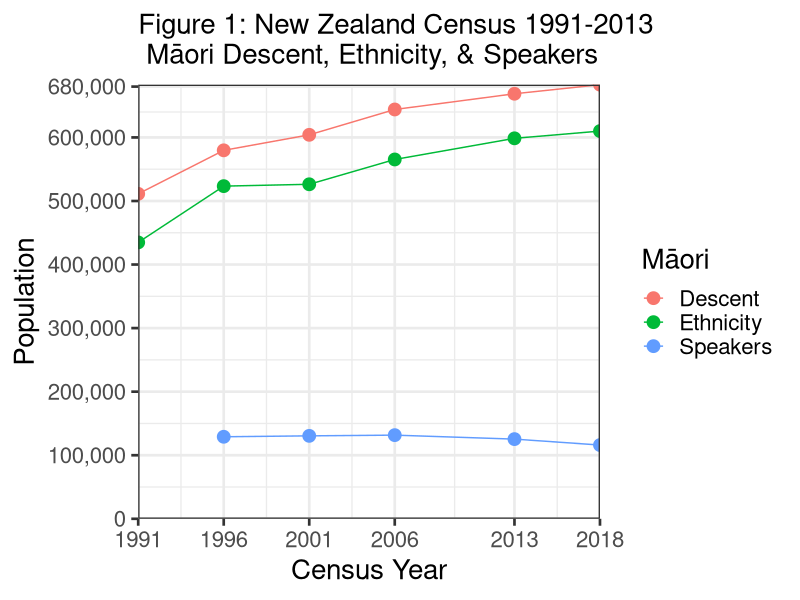
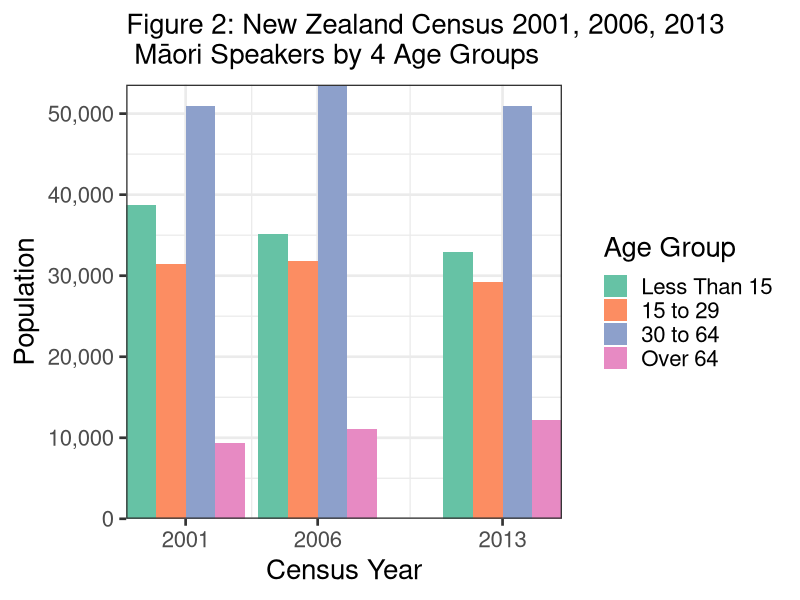
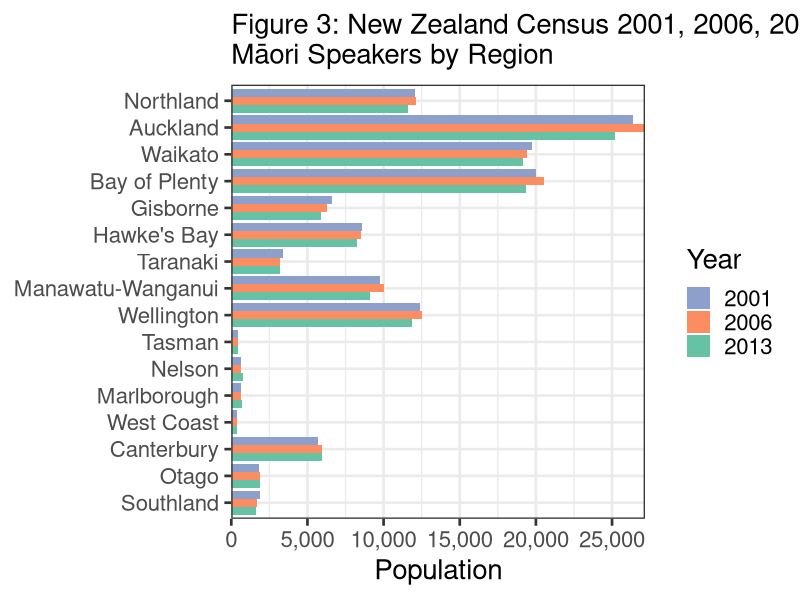
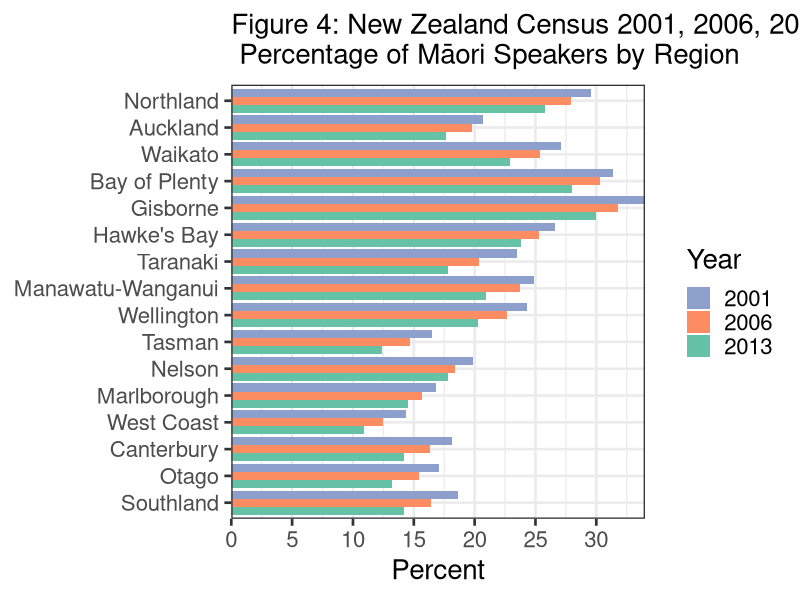
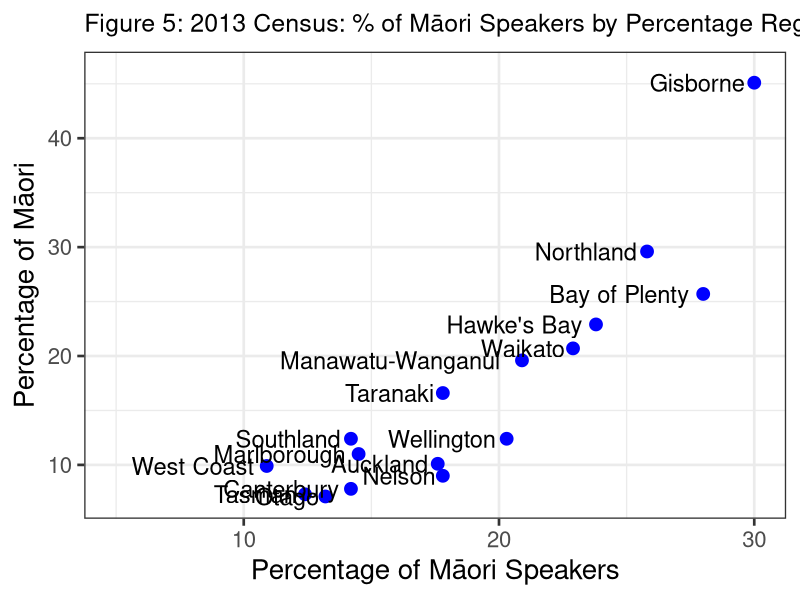
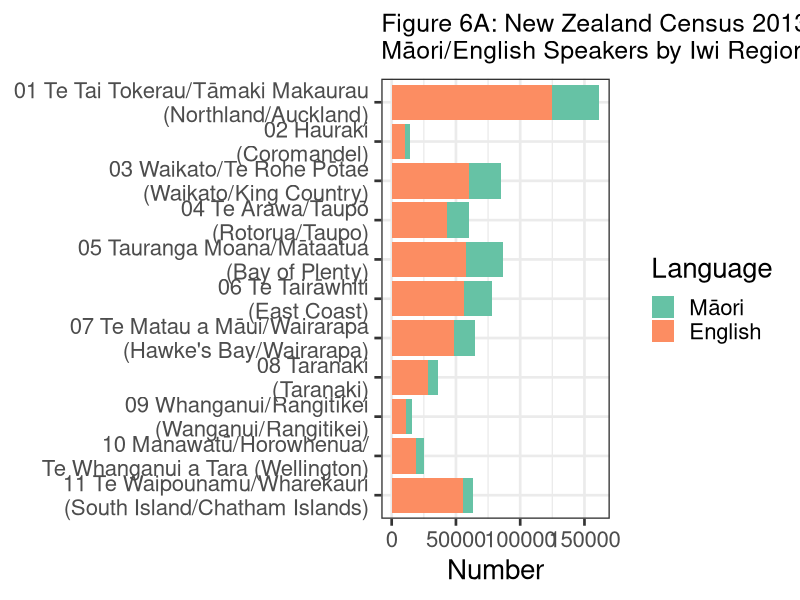
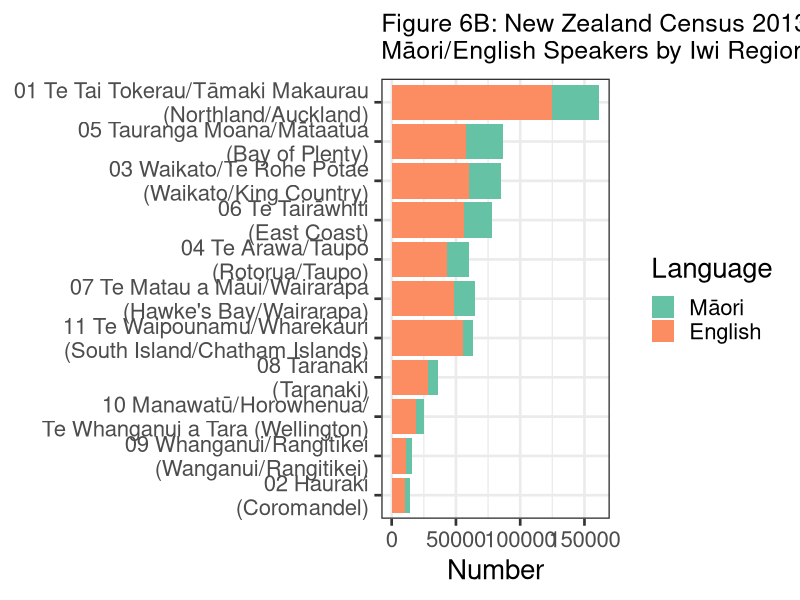
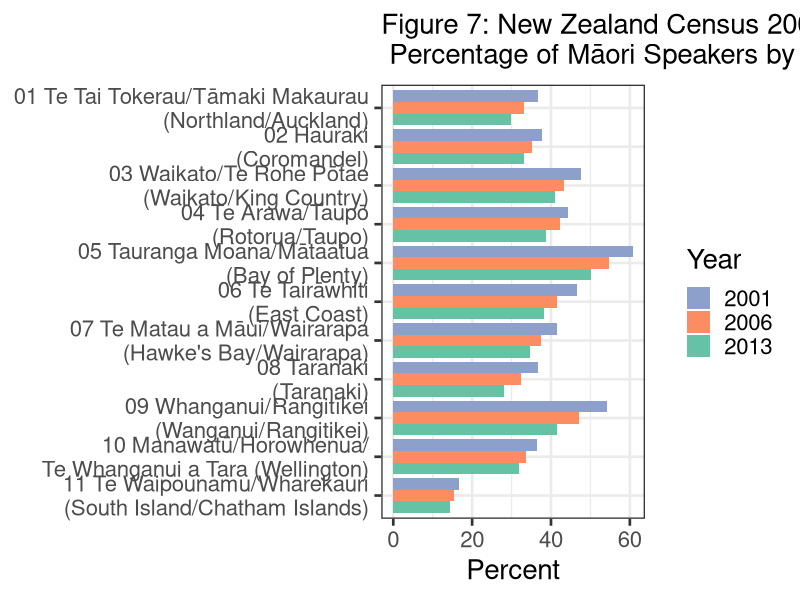

Here is the R script that generated these plots, in order:
# start R script #
# Maori Language stats from NZ Censuses, Peter J Keegan, updated 13 June 2015
# all data created in the script, self contained but not best way to do things.
# Done using OSX, if using Windows etc. check Unicode OK.
#
library(ggplot2)
library(reshape2)
library(scales)
#
#
# Section 1 Overview
# Create vectors of NZ Census (Maori) Data, with addition of my 2018 guestimates
#
Year <- c(1991, 1996, 2001, 2006, 2013, 2018)
Ethnicity <- c(434847, 523371, 526281, 565329, 598605, 610000)
Descent <- c(511278, 579714, 604110, 643977, 668724, 683000)
Speakers <- c(NA, 129048, 130482, 131613, 125352, 116000) # no lang. qu pre 1996
#
# Combine to R dataframe
#
d001 <- data.frame(Year, Descent, Ethnicity, Speakers)
#
rm(Descent, Ethnicity, Speakers, Year) # Get rid of redundant vectors
#
# Convert data from wide to long format and stack
#
d001a <- melt(d001, id.vars = "Year")
names(d001a) <- c("Year", "Maori", "Population")
#
# plot 1 1st attempt
#
# ggplot(d001a, aes(x=Year, y=Population, colour=Maori, group=Maori)) +
# geom_line() + geom_point(size=4)
#
# plot 1 Final
#
plot01a <- ggplot(d001a, aes(x = Year, y = Population, colour = Maori,
  group = Maori)) + labs(colour = "M\u0101ori")
plot01b <- plot01a + ggtitle(paste("Figure 1: New Zealand Census 1991-2013",
"\n M\u0101ori Descent, Ethnicity, & Speakers", sep = ""))
plot01c <- plot01b + geom_line() + geom_point(size = 4)
plot01d <- plot01c + scale_y_continuous(labels = comma,
  breaks = c(0, 100000, 200000, 300000, 400000, 500000, 600000, 680000),
  expand = c(0, 0))
plot01e <- plot01d + expand_limits(y = 0, x = 2018) + theme_bw(base_size = 20)
plot01f <- plot01e + scale_x_continuous(name = "Census Year",
  breaks = c(1991, 1996, 2001, 2006, 2013, 2018), expand = c(0, 0))
plot01f + theme (plot.title = element_text(size = 20))
#
#
rm(plot01a, plot01b, plot01c, plot01d, plot01e)
#
#
# Section 2 Maori Speakers by 4 age groups
#
# Create vectors of NZ Census Data, Maori speakers by age group by year
# (2001, 2006, 2013)
#
year <- c(2001, 2006, 2013)
lessthan15 <- c(38673, 35151, 32961)
age15to29 <- c(31479, 31860, 29232)
age30to64 <- c(50967, 53574, 50910)
over64 <- c(9363, 11031, 12249)
#
# Combine to dataframe
#
d002 <- data.frame(year, lessthan15, age15to29, age30to64, over64)
#
rm(year, lessthan15, age15to29, age30to64, over64) # delete redundant vectors
#
# Convert data from wide to long format
#
d002a <- melt(d002, id.vars = "year")
names(d002a) <- c("year", "agegroup", "pop")
#
# plot 2, 1st attempt
#
# plot02a <- ggplot(d002a, aes(x=year, y=pop, fill=agegroup)) +
# geom_bar(position="dodge", stat="identity")
# plot02a + theme_bw(base_size = 20) +
# ggtitle("Census: Maori language speakers by 4 Age Groups")
#
# change plot 2 colours
#
plot02a <- ggplot(d002a, aes(x = year, y = pop, fill = agegroup)) +
  geom_bar(position = "dodge", stat = "identity")
plot02b <- plot02a + scale_fill_brewer(palette = "Set2", name = "Age Group",
  labels = c("Less Than 15", "15 to 29", "30 to 64", "Over 64")) +
  theme_bw(base_size = 20)
plot02c <- plot02b + ggtitle(paste("Figure 2: New Zealand Census 2001, 2006, ",
"2013 \n M\u0101ori Speakers by 4 Age Groups", sep = ""))
plot02d <- plot02c + scale_y_continuous(name = "Population", labels = comma,
  breaks = c(0, 10000, 20000, 30000, 40000, 50000, 60000), expand = c(0, 0))
plot02e <- plot02d + scale_x_continuous(name = "Census Year",
  breaks = c(2001, 2006, 2013), expand = c(0, 0))
plot02e + theme (plot.title = element_text(size = 20))
#
rm(plot02a, plot02b, plot02c, plot02d)
#
#
# Section 3
#
# New Zealand Census, No. of Maori language speakers by Regions, 2001 to 2013
#
# Create vectors of Stats Regions
#
Rorder <- c(1, 2, 3, 4, 5, 6, 7, 8, 9, 10, 11, 12, 13, 14, 15, 16)
Region <- c("Northland", "Auckland", "Waikato", "Bay of Plenty", "Gisborne",
  "Hawke's Bay", "Taranaki", "Manawatu-Wanganui", "Wellington",
  "Tasman", "Nelson", "Marlborough", "West Coast", "Canterbury",
  "Otago", "Southland")
spr2001 <- c(12045, 26373, 19749, 19995, 6591, 8550, 3423, 9795, 12423, 459,
  639, 654, 366, 5712, 1800, 1872)
pop2001 <- c(40734, 127626, 72822, 63654, 19365, 32085, 14559, 39267, 51123,
  2778, 3219, 3894, 2547, 31635, 10545, 10038)
per2001 <- c(29.6, 20.7, 27.1, 31.4, 34, 26.6, 23.5, 24.9, 24.3, 16.5,
  19.9, 16.8, 14.4, 18.1, 17.1, 18.6)
spr2006 <- c(12141, 27162, 19422, 20508, 6276, 8493, 3216, 10047, 12552,
  450, 666, 669, 363, 5979, 1896, 1710)
pop2006 <- c(43530, 137133, 76572, 67662, 19761, 33555, 15798, 42285,
  55437, 3063, 3615, 4275, 2916, 36669, 12273, 10422)
per2006 <- c(27.89, 19.81, 25.36, 30.31, 31.76, 25.31, 20.36, 23.76,
  22.64, 14.69, 18.42, 15.65, 12.45, 16.31, 15.45, 16.41)
spr2013 <- c(11586, 25173, 19176, 19326, 5901, 8256, 3228, 9114, 11841,
  426, 741, 693, 345, 5958, 1902, 1647)
pop2013 <- c(44931, 142770, 83742, 68943, 19683, 34662, 18150, 43599,
  58338, 3441, 4167, 4776, 3171, 41910, 14385, 11607)
per2013 <- c(25.79, 17.63, 22.9, 28.03, 29.98, 23.82, 17.79, 20.9,
  20.3, 12.38, 17.78, 14.51, 10.88, 14.22, 13.22, 14.19)
#
d003 <- data.frame(Rorder, Region, spr2001, pop2001, per2001,
  spr2006, pop2006, per2006, spr2013, pop2013, per2013)
#
rm(Rorder, Region, spr2001, pop2001, per2001, spr2006, pop2006,
  per2006, spr2013, pop2013, per2013)
#
d003a <- d003[c(2, 9, 6, 3)]
#
d003b <- melt(d003a, id.vars = "Region")
names(d003b) <- c("Region", "Year", "Population")
#
# plot 3 1st basic, then improve
#
# plot03a <- ggplot(d003b, aes(x=Region, y=Population, fill=Year)) +
# geom_bar(position="dodge", stat="identity")
# plot03a + ggtitle("Census: Maori language speakers by Region") +
# theme_bw(base_size = 20)
#
# plot 3 change plot colours
#
# plot03ba <- ggplot(d003b, aes(x=Region, y=Population, fill=Year))
# plot03bb <- plot03ba + geom_bar(position="dodge", stat="identity") +
# coord_flip()
# plot03bc <- plot03bb + scale_fill_brewer(palette="Set2") +
# theme_bw(base_size = 19)
# plot03bc + ggtitle("Census: Maori language speakers by Region")
#
# plot 3 final plot, get order of regions right
#
plot03c <- ggplot(d003b, aes(x = Region, y = Population, fill = Year)) +
  geom_bar(position = "dodge", stat = "identity")
plot03d <- plot03c + coord_flip() + theme_bw(base_size = 20) +
  theme (plot.title = element_text(size=20))
plot03e <- plot03d + scale_fill_brewer(palette = "Set2",
  labels =c("2013", "2006", "2001"))
plot03f <- plot03e + ggtitle(paste("Figure 3: New Zealand Census 2001, 2006, ",
"2013\nM\u0101ori Speakers by Region", sep = ""))
plot03g <- plot03f + scale_x_discrete(limits = c("Southland", "Otago",
  "Canterbury", "West Coast", "Marlborough", "Nelson", "Tasman", "Wellington",
  "Manawatu-Wanganui", "Taranaki", "Hawke's Bay", "Gisborne",
  "Bay of Plenty", "Waikato", "Auckland", "Northland"))
plot03f <- plot03g + scale_y_continuous(labels = comma,
  breaks = c(0, 5000, 10000, 15000, 20000, 25000, 30000), expand = c(0, 0))
plot03f + guides(fill = guide_legend(reverse=TRUE)) +
  theme(axis.title.y = element_blank())
#
rm(plot03c, plot03d, plot03e, plot03f, plot03g)
#
#
# Section 4 #
#
# New Zealand Census % of Maori language speakers by Regions, 2001 to 2013
#
d004a <- d003[c(2, 11, 8, 5)]
#
d004b <- melt(d004a, id.vars = "Region")
names(d004b) <- c("Region", "Year", "Percent")
#
# plot 4, 1st basic then improve
#
# plot4a <- ggplot(d004b, aes(x=Region, y=Percent, fill=Year)) +
# geom_bar(position="dodge", stat="identity")
# plot4a + theme_bw(base_size = 16) +
# ggtitle("Census: % of Maori language speakers by Region") + coord_flip()
#
# plot 4 change plot colours
#
# plot04b <- ggplot(d004b, aes(x=Region, y=Percent, fill=Year)) +
# geom_bar(position="dodge", stat="identity")
# plot04bb <- cplot04b + scale_fill_brewer(palette="Set2") +
# theme_bw(base_size = 16) + coord_flip()
# plot04bb + ggtitle("Census: % Maori language speakers by Region")
#
# plot 4 add region labels
#
# plot04c <- ggplot(d004b, aes(x=Region, y=Percent, fill=Year)) +
# geom_bar(position="dodge", stat="identity")
# plot04d <- plot04c + scale_fill_brewer(palette="Set2") +
# theme_bw(base_size = 16)
# plot04e <- plot04d + ggtitle("Fig. 4: Census: % of Maori speakers by Region")
# plot04e + scale_x_discrete(limits=c("Southland", "Otago", "Canterbury",
# "West Coast", "Marlborough", "Nelson", "Tasman", "Wellington",
# "Manawatu-Wanganui", "Taranaki", "Hawke's Bay", "Gisborne",
# "Bay of Plenty", "Waikato", "Auckland", "Northland")) +
# theme(axis.title.y = element_blank())
#
# plot 4 Final, get legend labels correct and in order
#
plot04h <- ggplot(d004b, aes(x = Region, y = Percent, fill = Year)) +
  geom_bar(position = "dodge", stat = "identity")
plot04i <- plot04h + scale_fill_brewer(palette = "Set2",
  labels =c("2013", "2006", "2001")) + coord_flip()
plot04j <- plot04i + theme_bw(base_size = 20)
plot04k <- plot04j + ggtitle(paste("Figure 4: New Zealand Census 2001, 2006, ",
"2013\n Percentage of M\u0101ori Speakers by Region", sep = ""))
plot04l <- plot04k + scale_x_discrete(limits = c("Southland", "Otago",
  "Canterbury", "West Coast", "Marlborough", "Nelson", "Tasman", "Wellington",
  "Manawatu-Wanganui", "Taranaki", "Hawke's Bay", "Gisborne", "Bay of Plenty",
  "Waikato", "Auckland", "Northland"))
plot04m <- plot04l + theme(axis.title.y = element_blank())
plot04n <- plot04m + scale_y_continuous(breaks = c(0, 5, 10, 15, 20, 25, 30,
  35), expand = c(0, 0))
plot04o <- plot04n + guides(fill = guide_legend(reverse = TRUE))
plot04o + theme (plot.title = element_text(size = 20))
#
rm(plot04h, plot04i, plot04j, plot04k, plot04l, plot04m, plot04n)
#
# Section 5 #
#
# NZ Census Data % of Maori speakers by Regions vs. % of total Regional pop.2013
#
# Create vectors of NZ Census Data for 2013
#
Region <- c("Northland", "Auckland", "Waikato", "Bay of Plenty", "Gisborne",
  "Hawke's Bay", "Taranaki", "Manawatu-Wanganui", "Wellington", "Tasman",
  "Nelson", "Marlborough", "West Coast", "Canterbury", "Otago",
  "Southland")
PerSpkr13 <- c(25.8, 17.6, 22.9, 28.0, 30.0, 23.8, 17.8, 20.9, 20.3,
  12.4, 17.8, 14.5, 10.9, 14.2, 13.2, 14.2)
PerPop13 <- c(29.6, 10.1, 20.7, 25.7, 45.1, 22.9, 16.6, 19.6, 12.4,
  7.3, 9.0, 11.0, 9.9, 7.8, 7.1, 12.4)
#
# Combine to dataframe
#
d005 <- data.frame(Region, PerSpkr13, PerPop13)
#
rm(Region, PerSpkr13, PerPop13)
#
#
#
# plot 5, basic then improve
#
# plot05 <- ggplot(d005, aes(x=PerSpkr13, y=PerPop13, fill=Region)) +
# geom_point() + theme_bw(base_size = 16)
# plot05 + ggtitle("2013 Census: % Speakers by % of Region Pop.")
#
# plot 5 - add labels, hide key
#
# plot5a <- ggplot(d005, aes(x=PerSpkr13, y=PerPop13, fill=Region)) +
# geom_point() + theme_bw(base_size = 16)
# plot5b <- plot5a + geom_text(aes(label=Region), hjust=1.1, vjust=.5, size=6) +
# xlim(5,40)+ ylim(5,50)
# plot5b + guides(fill=FALSE) +
# ggtitle("2013 Census: Maori % Speakers by % of Region Pop.")
#
# Plot 5, final R plot
#
plot05c <- ggplot(d005, aes(x = PerSpkr13, y = PerPop13, fill = Region)) +
  geom_point(colour = "blue", size = 4)
plot05d <- plot05c + theme_bw(base_size = 20) + guides(fill=FALSE)
plot05e <- plot05d + ggtitle(paste("Figure 5: 2013 Census: % of M\u0101ori ",
"Speakers by Percentage Region Pop.", sep = ""))
plot05f <- plot05e + theme (plot.title = element_text(size = 18))
plot05g <- plot05f + geom_text(aes(label = Region), hjust = 1.1,
  vjust = .5, size = 6) + xlim(5, 30) + ylim(7, 46)
plot05g + xlab("Percentage of Māori Speakers") + ylab("Percentage of Māori")
#
rm(plot05c, plot05d, plot05e, plot05f)
#
# clean up plot 5 with Pixelmator (separate overlapping region labels) upload
#
# Section 6
#
# Create vectors of NZ Iwi-Region speakers of Maori for 2001, 2006, 2013
#
IwiRegion <- c("01 Te Tai Tokerau/Tāmaki Makaurau\n (Northland/Auckland)",
  "02 Hauraki\n (Coromandel)",
  "03 Waikato/Te Rohe Pōtae\n (Waikato/King Country)",
  "04 Te Arawa/Taupō\n (Rotorua/Taupo)",
  "05 Tauranga Moana/Mātaatua\n (Bay of Plenty)",
  "06 Te Tairāwhiti\n (East Coast)",
  "07 Te Matau a Māui/Wairarapa\n (Hawke's Bay/Wairarapa)",
  "08 Taranaki\n (Taranaki)",
  "09 Whanganui/Rangitīkei\n (Wanganui/Rangitikei)",
  "10 Manawatū/Horowhenua/\n Te Whanganui a Tara (Wellington)",
  "11 Te Waipounamu/Wharekauri\n (South Island/Chatham Islands)")
#
C2001M <- c(36012, 2508, 21954, 15708, 26454, 21429, 15696, 7149, 3990, 4569,
  6468)
C2001E <- c(98220, 6663, 46077, 35322, 43473, 45948, 37812, 19497, 7356,
  12525, 38856)
C2001T <- c(134232, 9171, 68031, 51030, 69927, 67377, 53508, 26646,
  11346, 17094, 45324)
C2001Per <- c(36.6, 37.6, 47.6, 44.4, 60.8, 46.6, 41.5, 36.6, 54.2, 36.4, 16.6)
C2006M <- c(39285, 3363, 22848, 16599, 28935, 23226, 17229, 7869, 4449,
  5295, 7710)
C2006E <- c(118527, 9504, 52665, 39063, 52947, 55809, 45966, 24234,
  9450, 15693, 49881)
C2006T <- c(157812, 12867, 75513, 55662, 81882, 79035, 63195, 32103,
  13899, 20988, 57591)
C2006Per <- c(33.1, 35.3, 43.3, 42.4, 54.6, 41.6, 37.4, 32.4, 47, 33.7, 15.4)
C2013M <- c(37140, 3492, 24666, 16743, 28890, 21588, 16680, 7842,
  4569, 6141, 7944)
C2013E <- c(124503, 10539, 60237, 43062, 57459, 56412, 48132, 27963,
  11001, 19287, 55284)
C2013T <- c(161643, 14031, 84903, 59805, 86349, 78000, 64812, 35805,
  15570, 25428, 63228)
C2013Per <- c(29.8, 33.1, 40.9, 38.8, 50.2, 38.2, 34.6, 28,
  41.5, 31.8, 14.3)
#
# Combine to dataframe
#
d006 <- data.frame(IwiRegion, C2001M, C2001E, C2001T, C2001Per, C2006M,
  C2006E, C2006T, C2006Per, C2013M, C2013E, C2013T, C2013Per)
rm(IwiRegion, C2001M, C2001E, C2001T, C2001Per, C2006M, C2006E, C2006T,
  C2006Per, C2013M, C2013E, C2013T, C2013Per)
#
d006a <- d006[c(1, 13, 9, 5)]
#
d006b <- melt(d006a, id.vars = "IwiRegion")
names(d006b) <- c("IwiRegion", "Year", "Percent")
#
d006c <- d006[c(1, 10, 11)]
d006d <- melt(d006c, id.vars = "IwiRegion")
names(d006d) <- c("IwiRegion", "Language", "Number")
#
# Plot 6
#
#
# plot06a <- ggplot(d006d, aes(x=IwiRegion, y=Number, fill=Language)) +
# geom_bar(stat="identity")
# plot06a+ theme_bw(base_size = 18) +
# ggtitle("Maori/English Speakers by Iwi Region") + coord_flip()
#
#
plot06b <- ggplot(d006d, aes(x = IwiRegion, y = Number, fill = Language)) +
  geom_bar(stat = "identity")
plot06c <- plot06b + ggtitle(paste("Figure 6A: New Zealand Census 2013\n",
"M\u0101ori/English Speakers by Iwi Region", sep = ""))
plot06d <- plot06c + theme_bw(base_size = 20) + coord_flip()
plot06e <- plot06d + theme (plot.title = element_text(size = 18))
plot06f <- plot06e + scale_fill_brewer(palette = "Set2",
  labels = c("Māori", "English"))
plot06f +
scale_x_discrete(limits = c("11 Te Waipounamu/Wharekauri\n (South Island/Chatham Islands)",
  "10 Manawatū/Horowhenua/\n Te Whanganui a Tara (Wellington)",
  "09 Whanganui/Rangitīkei\n (Wanganui/Rangitikei)",
  "08 Taranaki\n (Taranaki)",
  "07 Te Matau a Māui/Wairarapa\n (Hawke's Bay/Wairarapa)",
  "06 Te Tairāwhiti\n (East Coast)",
  "05 Tauranga Moana/Mātaatua\n (Bay of Plenty)",
  "04 Te Arawa/Taupō\n (Rotorua/Taupo)",
  "03 Waikato/Te Rohe Pōtae\n (Waikato/King Country)",
  "02 Hauraki\n (Coromandel)",
  "01 Te Tai Tokerau/Tāmaki Makaurau\n (Northland/Auckland)")) +
  theme(axis.title.y = element_blank())
#
rm(plot06b, plot06c, plot06d, plot06e)
#
# plot 6 reordered
#
plot06p <- ggplot(d006d, aes(x = IwiRegion, y = Number, fill = Language)) +
  geom_bar(stat = "identity")
plot06q <- plot06p + ggtitle(paste("Figure 6B: New Zealand Census 2013 \n",
"M\u0101ori/English Speakers by Iwi Region", sep = ""))
plot06r <- plot06q + theme_bw(base_size = 20) + coord_flip() +
  theme(axis.title.y = element_blank())
plot06s <- plot06r + theme (plot.title = element_text(size = 18))
plot06t <- plot06s +
  scale_fill_brewer(palette = "Set2", labels =c("Māori", "English"))
plot06t + scale_x_discrete(limits =c("02 Hauraki\n (Coromandel)",
  "09 Whanganui/Rangitīkei\n (Wanganui/Rangitikei)",
  "10 Manawatū/Horowhenua/\n Te Whanganui a Tara (Wellington)",
  "08 Taranaki\n (Taranaki)",
  "11 Te Waipounamu/Wharekauri\n (South Island/Chatham Islands)",
  "07 Te Matau a Māui/Wairarapa\n (Hawke's Bay/Wairarapa)",
  "04 Te Arawa/Taupō\n (Rotorua/Taupo)",
  "06 Te Tairāwhiti\n (East Coast)",
  "03 Waikato/Te Rohe Pōtae\n (Waikato/King Country)",
  "05 Tauranga Moana/Mātaatua\n (Bay of Plenty)",
  "01 Te Tai Tokerau/Tāmaki Makaurau\n (Northland/Auckland)"))
#
rm(plot06p, plot06q, plot06r, plot06s)
#
# Section 7
# plot 7
#
# plot07 <- ggplot(d006b, aes(x=IwiRegion, y=Percent, fill=Year)) +
# geom_bar(position="dodge", stat="identity")
# plot07 + theme_bw(base_size = 16) +
# ggtitle("Census: Percentage of Maori language speakers by Iwi Region") +
# coord_flip()
#
plot07a <- ggplot(d006b, aes(x = IwiRegion, y = Percent, fill = Year)) +
  geom_bar(position = "dodge", stat = "identity")
plot07b <- plot07a + coord_flip() + theme_bw(base_size = 20)
plot07c <- plot07b +
  scale_fill_brewer(palette = "Set2", labels = c("2013", "2006", "2001"))
plot07d <- plot07c + ggtitle(paste("Figure 7: New Zealand Census 2001, 2006, ",
"2013\n Percentage of M\u0101ori Speakers by Iwi Region", sep = ""))
plot07e <- plot07d + theme (plot.title = element_text(size = 20))
plot07f <- plot07e +
  scale_x_discrete(limits = c("11 Te Waipounamu/Wharekauri\n (South Island/Chatham Islands)",
  "10 Manawatū/Horowhenua/\n Te Whanganui a Tara (Wellington)",
  "09 Whanganui/Rangitīkei\n (Wanganui/Rangitikei)",
  "08 Taranaki\n (Taranaki)",
  "07 Te Matau a Māui/Wairarapa\n (Hawke's Bay/Wairarapa)",
  "06 Te Tairāwhiti\n (East Coast)",
  "05 Tauranga Moana/Mātaatua\n (Bay of Plenty)",
  "04 Te Arawa/Taupō\n (Rotorua/Taupo)",
  "03 Waikato/Te Rohe Pōtae\n (Waikato/King Country)",
  "02 Hauraki\n (Coromandel)",
  "01 Te Tai Tokerau/Tāmaki Makaurau\n (Northland/Auckland)"))
plot07f + guides(fill = guide_legend(reverse = TRUE)) +
  theme(axis.title.y = element_blank())
#
rm(plot07a, plot07b, plot07c, plot07d, plot07e)
#
# Section 8, iwi 10k+, 2013
#
Iwi <-c("Ngapuhi", "Ngati Porou", "Ngai Tahu / Kai Tahu", "Waikato",
  "Ngati Tuwharetoa", "Ngati Maniapoto", "Tuhoe",
  "Ngati Kahungunu ki Te Wairoa", "Te Arawa",
  "Ngati Kahungunu, region unspecified", "Te Rarawa", "Ngati Awa",
  "Te Atiawa (Taranaki)", "Ngati Raukawa (ki te Tonga)",
  "Ngati Whatua", "Te Whanau-a-Apanui","Ngaiterangi",
  "Whakatohea", "Tainui", "Te Ati Hau Nui-a-Paparangi",
  "Ngati Kahungunu ki Heretaunga", "Ngati Raukawa (Waikato)")
M2001 <-c(26646, 19431, 5148, 12636, 8958, 8031, 12363, 4332, 5241, 7278,
  4107, 4746, 2070, 3084, 3447, 4353, 3609, 3474, 3786, 3342, 2460, 1497)
E2001 <-c(76005, 41907, 33639, 23118, 20184, 19041, 16923, 10236, 11325,
  17481, 7347, 8247, 7953, 7860, 8580, 5562, 5853, 6438, 8940, 5433,
  4428, 3609)
T2001 <-c(102651, 61338, 38787, 35754, 29142, 27072, 29286, 14568, 16566,
  24759, 11454, 12993, 10023, 10944, 12027, 9915, 9462, 9912, 12726, 8775,
  6888, 5106)
Per2001 <-c(26.0, 31.7, 13.3, 35.3, 30.7, 29.7, 42.2, 29.7, 31.6, 29.4,
  35.9, 36.5, 20.7, 28.2, 28.7, 43.9, 38.1, 35.0, 29.8, 38.1, 35.7, 29.3)
M2006 <-c(29733, 21153, 5973, 11412, 10428, 9375, 13344, 5535, 7458, 4977,
  4959, 5133, 2391, 3444, 4194, 4821, 4209, 4014, 4128, 3684, 3084, 2244)
E2006 <-c(92805, 51084, 43110, 22203, 24300, 24291, 19500, 15432, 15978,
  13920, 9960, 10164, 10383, 9786, 10581, 6993, 7986, 8106, 10221, 6807,
  6447, 5862)
T2006 <-c(122538, 72237, 49083, 33615, 34728, 33666, 32844, 20967, 23436,
  18897, 14919, 15297, 12774, 13230, 14775, 11814, 12195, 12120, 14349,
  10491, 9531, 8106)
Per2006 <-c(24.3, 29.3, 12.2, 33.9, 30.0, 27.8, 40.6, 26.4, 31.8, 26.3,
  33.2, 33.6, 18.7, 26.0, 28.4, 40.8, 34.5, 33.1, 28.8, 35.1, 32.4, 27.7)
M2013 <-c(28053, 19425, 6270, 12879, 10011, 9429, 13413, 5460, 5670,
  4422, 5064, 5262, 2679, 3678, 3732, 5058, 4347, 3819, 2544, 3738, 3300,
  2763)
E2013 <-c(97302, 51447, 48132, 27252, 25776, 25902, 21522, 15492, 14046,
  14049, 11349, 10884, 12477, 11343, 10995, 7797, 8496, 8334, 9264, 7947,
  7656, 7254)
T2013 <-c(125355, 70872, 54402, 40131, 35787, 35331, 34935, 20952, 19716,
  18471, 16413, 16146, 15156, 15021, 14727, 12855, 12843, 12153, 11808,
  11685, 10956, 10017)
Per2013 <-c(22.4, 27.4, 11.5, 32.1, 28.0, 26.7, 38.4, 26.1, 28.8, 23.9,
  30.9, 32.6, 17.7, 24.5, 25.3, 39.3, 33.8, 31.4, 21.5, 32.0, 30.1, 27.6)
#
d008 <- data.frame(Iwi, M2001, E2001, T2001, Per2001, M2006, E2006, T2006,
Per2006, M2013, E2013, T2013, Per2013)
#
rm(Iwi, M2001, E2001, T2001, Per2001, M2006, E2006, T2006, Per2006, M2013,
  E2013, T2013, Per2013)
#
d008a <- d008[c(1, 13, 9, 5)]
#
d008b <- melt(d008a, id.vars = "Iwi")
names(d008b) <- c("Iwi", "Year", "Percent")
#
d008c <- d008[c(1, 10, 11)]
d008d <- melt(d008c, id.vars = "Iwi")
names(d008d) <- c("Iwi", "Language", "Number")
#
# plot08a <- ggplot(d008d, aes(x=Iwi, y=Number, fill=Language)) +
# geom_bar(stat="identity")
# plot08a+ theme_bw(base_size = 18) +
# ggtitle("Maori/English Speakers by Major Iwi") + coord_flip()
#
#
plot08b <- ggplot(d008d, aes(x = Iwi, y = Number, fill = Language)) +
  geom_bar(stat = "identity")
plot08c <- plot08b + ggtitle(paste("Figure 8: New Zealand Census 2013\n",
"M\u0101ori/English Speakers by Major Iwi", sep = ""))
plot08d <- plot08c + theme_bw(base_size = 20) + coord_flip()
plot08e <- plot08d + theme (plot.title = element_text(size=20))
plot08f <- plot08e+ theme(axis.title.y = element_blank())
plot08g <- plot08f + scale_fill_brewer(palette = "Set2",
  labels = c("Māori", "English"))
plot08g + scale_x_discrete(limits = c("Ngati Raukawa (Waikato)",
  "Ngati Kahungunu ki Heretaunga",
  "Te Ati Hau Nui-a-Paparangi", "Tainui", "Whakatohea",
  "Ngaiterangi","Te Whanau-a-Apanui", "Ngati Whatua",
  "Ngati Raukawa (ki te Tonga)",
  "Te Atiawa (Taranaki)","Ngati Awa", "Te Rarawa",
  "Ngati Kahungunu, region unspecified", "Te Arawa",
  "Ngati Kahungunu ki Te Wairoa", "Tuhoe",
  "Ngati Maniapoto", "Ngati Tuwharetoa", "Waikato",
  "Ngai Tahu / Kai Tahu", "Ngati Porou", "Ngapuhi"))
#
rm(plot08b, plot08c, plot08d, plot08e, plot08f)
#
#
plot08m <- ggplot(d008b, aes(x = Iwi, y = Percent, fill = Year)) +
  geom_bar(position = "dodge", stat = "identity")
plot08n <- plot08m + coord_flip() + theme_bw(base_size = 20)
plot08o <- plot08n + scale_fill_brewer(palette = "Set2",
  labels = c("2013", "2006", "2001"))
plot08p <- plot08o + ggtitle(paste("Figure 9: New Zealand Census 2001, 2006, ",
"2013\n Percentage of M\u0101ori Speakers by Major Iwi", sep = ""))
plot08q <- plot08p + theme (plot.title = element_text(size=20))
plot08r <- plot08q + scale_x_discrete(limits = c("Ngati Raukawa (Waikato)",
  "Ngati Kahungunu ki Heretaunga", "Te Ati Hau Nui-a-Paparangi",
  "Tainui", "Whakatohea", "Ngaiterangi", "Te Whanau-a-Apanui",
  "Ngati Whatua", "Ngati Raukawa (ki te Tonga)", "Te Atiawa (Taranaki)",
  "Ngati Awa", "Te Rarawa", "Ngati Kahungunu, region unspecified",
  "Te Arawa", "Ngati Kahungunu ki Te Wairoa", "Tuhoe", "Ngati Maniapoto",
  "Ngati Tuwharetoa", "Waikato", "Ngai Tahu / Kai Tahu", "Ngati Porou",
  "Ngapuhi"))
plot08r + guides(fill = guide_legend(reverse = TRUE)) +
  theme(axis.title.y = element_blank())
#
rm(plot08m, plot08n, plot08o, plot08p, plot08q)
#
#
## end of R script ##
